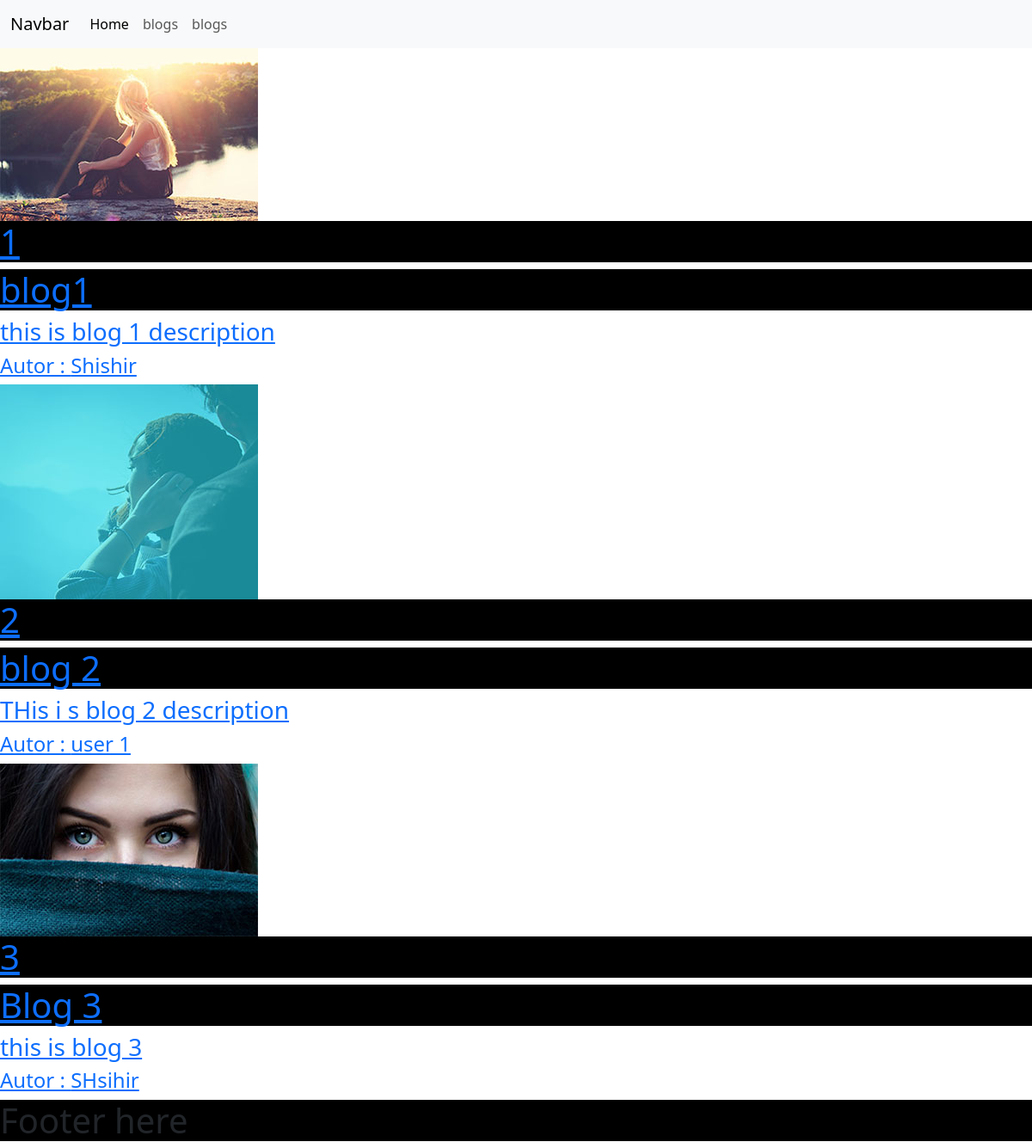
The page /blogs/ on the database as committed earlier.
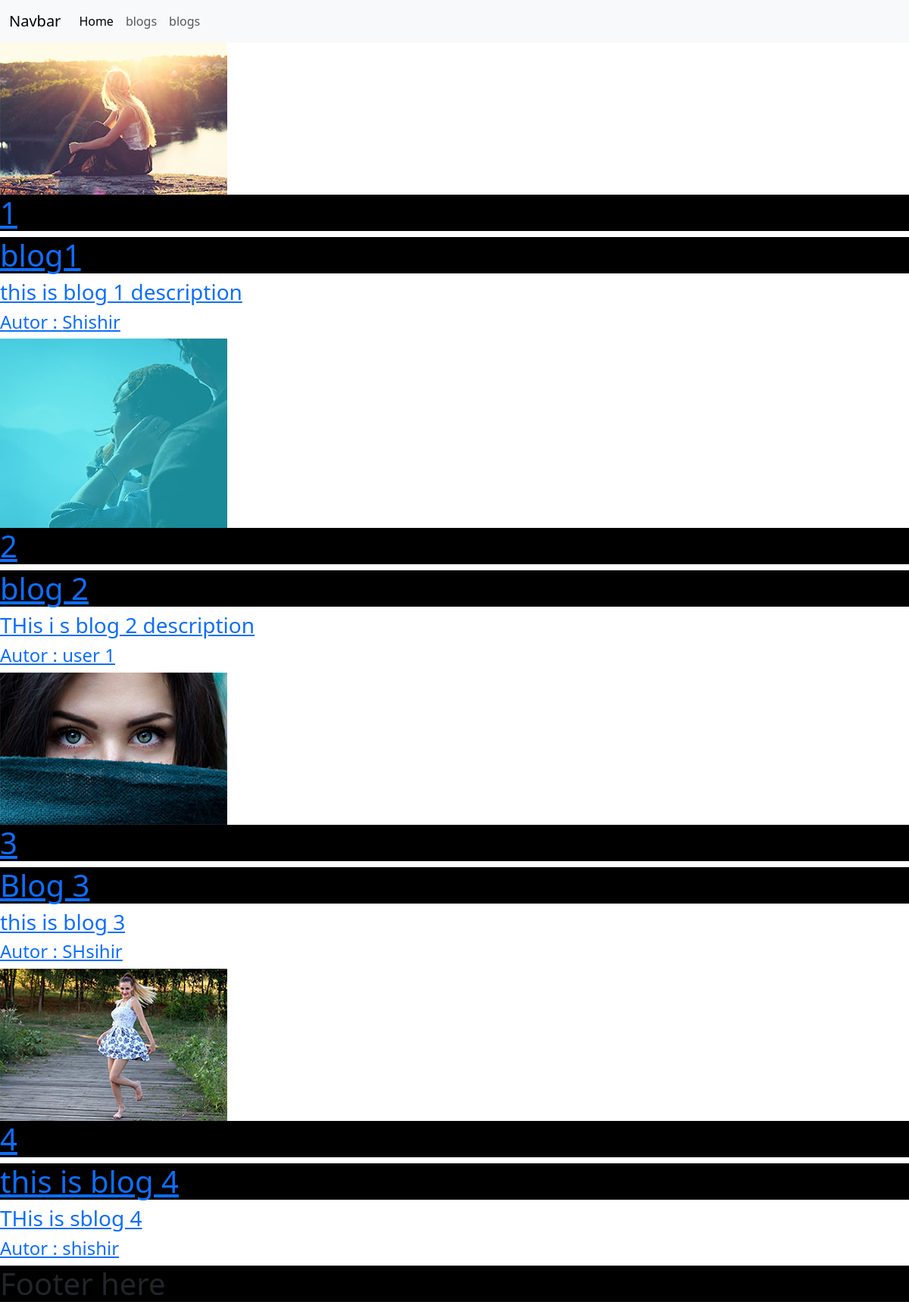
The same page on the database as committed later.
### blog/models.py (models this page shows, shortened)
class Blog(models.Model):
    title = models.CharField(max_length=255)
    description = models.TextField()
    img = models.ImageField(upload_to="blog_image/", height_field=None, width_field=None, max_length=None)
    username = models.CharField(max_length=30)
    category = models.ForeignKey(Category, on_delete=models.CASCADE, blank=True, null=True)
    created_at = models.DateTimeField(auto_now_add=True)

### blog/views.py (the view)
# urls.py: path("blogs/", views.Blogs, name="blogs-items"),
def Blogs(request):
    blogs = Blog.objects.all()
    category = Category.objects.all()
    context = {
        'blogs':blogs,
        'category': category
    }
    return render(request, "blog.html", context)

### template/blog.html
{% extends "base.html" %}
{% block content %}
    {% for a in blogs %}
        <a href="{{a.id}}">
            <img src={{a.img.url}} alt={{a.title}} >
            <h1>{{a.id}}</h1>
            <h1>{{a.title}}</h1>
            <h3>{{a.description}}</h3>
            <h4>Autor : {{a.username}} </h4>
        </a>
    {% endfor%}
{% endblock  %}

### template/base.html
{% include "header.html" %}
{% block content %}
{% endblock %}
{% include "footer.html" %}

### template/header.html (shortened to what this page needs)
{% load static %}
<!DOCTYPE html>
<html lang="en">
<head>
    <link rel="stylesheet" href="/static/css/index.css">
    <link href="https://cdn.jsdelivr.net/npm/bootstrap@5.3.3/dist/css/bootstrap.min.css" rel="stylesheet">
</head>
<body>
    <nav class="navbar navbar-expand-lg bg-body-tertiary">
  <div class="container-fluid d-flex justify-content-between">
    <a class="navbar-brand" href="#">Navbar</a>
    <div class="collapse navbar-collapse " id="navbarSupportedContent">
      <ul class="navbar-nav me-auto mb-2 mb-lg-0 d-flex justify-content-end">
        <li class="nav-item">
          <a class="nav-link active" aria-current="page" href="/">Home</a>
        </li>
        <li class="nav-item">
          <a class="nav-link" href="/blogs">blogs</a>
        </li>
        <li class="nav-item">
          <a class="nav-link" href="{% url 'blogs-items' %}">blogs</a>
        </li>
      </ul>
    </div>
  </div>
</nav>

### template/footer.html (shortened to what this page needs)
{% load static %}
  <h1>Footer here</h1>
</body>
</html>

### static/css/index.css (style rules this page uses)
h1 { color: red; background: #000; }

Rows that differ between the two databases and show on the page:
added Blog: img (picture), id "4", title "this is blog 4", description "THis is sblog 4", username "shishir"
